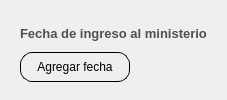
                     <widget class="QWidget" name="editar_fecha_ministerio">
                      <layout class="QVBoxLayout" name="verticalLayout_46">
                       <property name="bottomMargin">
                        <number>9</number>
                       </property>
                       <item>
                        <widget class="QFrame" name="espacio_fecha_ministerio">
                         <layout class="QGridLayout" name="gridLayout_11">
                          <item row="0" column="0" colspan="2">
                           <widget class="QLabel" name="label_fecha_de_ingreso_del_minis">
                            <property name="maximumSize">
                             <size>
                              <width>16777215</width>
                              <height>40</height>
                             </size>
                            </property>
                            <property name="font">
                             <font>
                              <family>Arial</family>
                              <pointsize>10</pointsize>
                              <weight>75</weight>
                              <bold>true</bold>
                             </font>
                            </property>
                            <property name="styleSheet">
                             <string notr="true">QLabel{
	
	color: rgb(80, 80, 80);

	border-color: #ffffff;


}
</string>
                            </property>
                            <property name="text">
                             <string>Fecha de ingreso al ministerio</string>
                            </property>
                            <property name="scaledContents">
                             <bool>false</bool>
                            </property>
                           </widget>
                          </item>
                          <item row="1" column="0">
                           <widget class="QPushButton" name="boton_para_agregar_fecha_de_ingreso_del_minis">
                            <property name="minimumSize">
                             <size>
                              <width>110</width>
                              <height>30</height>
                             </size>
                            </property>
                            <property name="cursor">
                             <cursorShape>PointingHandCursor</cursorShape>
                            </property>
                            <property name="styleSheet">
                             <string notr="true">QPushButton{

	border: 1px solid black;
	border-radius:12px;
}

QPushButton:hover{

	background-color: rgb(199, 199, 199)
}</string>
                            </property>
                            <property name="text">
                             <string>Agregar fecha</string>
                            </property>
                            <property name="icon">
                             <iconset>
                              <normaloff>../recursos_de_imagenes/iconos_de_interfaz/calendario.png</normaloff>../recursos_de_imagenes/iconos_de_interfaz/calendario.png</iconset>
                            </property>
                            <property name="iconSize">
                             <size>
                              <width>20</width>
                              <height>20</height>
                             </size>
                            </property>
                           </widget>
                          </item>
                          <item row="1" column="1">
                           <widget class="QLabel" name="label_mostrar_fecha_de_ingreso_del_minis">
                            <property name="font">
                             <font>
                              <family>Arial</family>
                              <pointsize>10</pointsize>
                              <weight>75</weight>
                              <bold>true</bold>
                             </font>
                            </property>
                            <property name="text">
                             <string/>
                            </property>
                           </widget>
                          </item>
                         </layout>
                        </widget>
                       </item>
                      </layout>
                     </widget>
